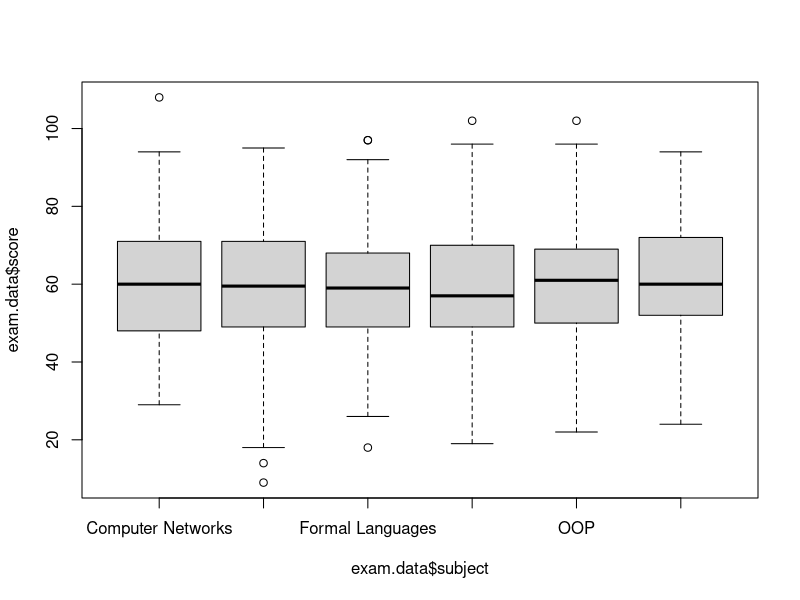

Recreate this plot in R.
## ---- chunk 1
    library(tidyverse)
## ---- chunk 2
    exam.data = read.csv("exam_data.csv")
## ---- chunk 3
    exam.data <- exam.data %>% mutate(grade = case_when(score < 50 ~ 5,
                                                        score >= 50 & score < 65 ~ 4,
                                                        score >= 65 & score < 80 ~ 3,
                                                        score >= 80 & score < 90 ~ 2,
                                                        score >= 90 ~ 1))
## ---- chunk 4
    exam.data <- exam.data %>% separate(exam, into=c("matnr", "subject"),sep = "/")
## ---- chunk 5
    exam.data %>% select(matnr) %>% unique() %>% count()
## ---- chunk 6
    exam.data %>% group_by(subject) %>% summarise(num_test = n())
## ---- chunk 7
    exam.data %>% count(subject, grade) %>% pivot_wider(names_from = subject, values_from = n)
## ---- chunk 8
    exam.data %>% group_by(subject) %>% summarise(min = min(score), max = max(score), quant1= quantile(score, p=0.25), quant2 = quantile(score, p=0.5), quant3= quantile(score, p= 0.75), mean = mean(score), participants= n(), dropoutrate= sum(grade==5) / n())
## ---- chunk 9
    boxplot(exam.data$score ~ exam.data$subject,beside=T)
## ---- chunk 10
    test_result <- chisq.test(exam.data$attempt, exam.data$grade)
## ---- chunk 11
     test_result$observed %>% addmargins()
## ---- chunk 12
    test_result$expected %>% addmargins()
## ---- chunk 13
    test_result$statistic
## ---- chunk 14
    coins <- tibble(no = 1:5, prob.head = dbinom(no, 5, 0.4), prob.tail = dbinom(no, 5, 1/6), prob.total = 1/3 * prob.head + 2/3 * prob.tail)
## ---- chunk 15
    ex <- sum(coins$no * coins$prob.total)
    ex
## ---- chunk 16
    ex2 <- sum(coins$no^2 * coins$prob.total)
    ex2 - ex^2
## ---- chunk 17
    dbinom(3, 5, 0.4) * (1/3) / coins[3, "prob.total"]
